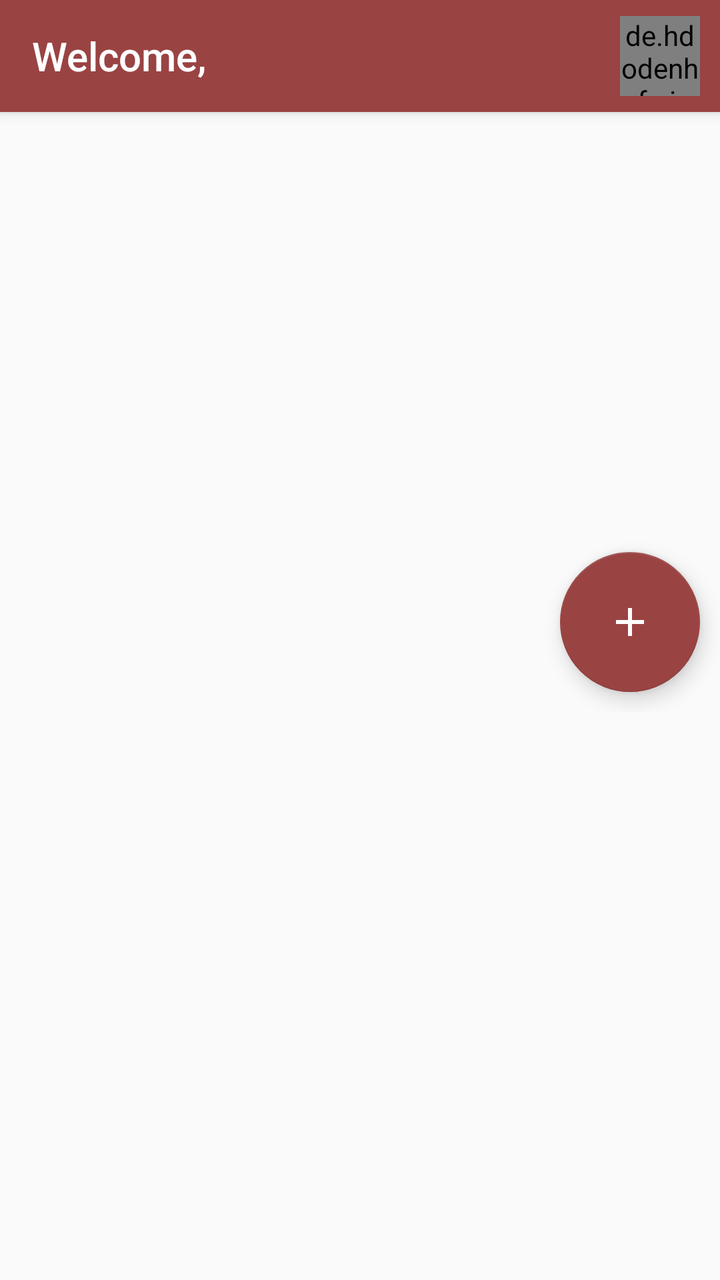
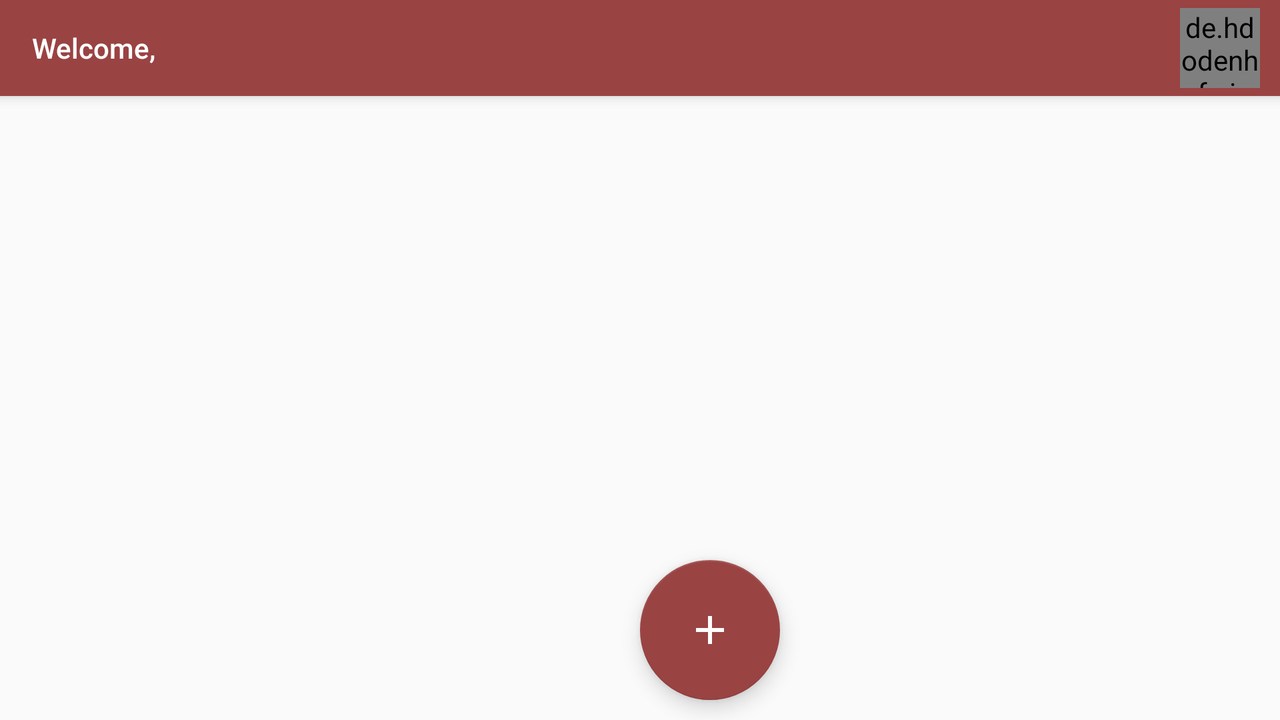

Two renders of one Android screen. The first uses the default layout on a phone; the second uses the alternative layout the repository ships for a different screen configuration, on a matching device. The two XML files are below.
<!-- AndroidManifest.xml: application theme AppTheme -->
<!-- res/layout/activity_main.xml -->
<?xml version="1.0" encoding="utf-8"?>
<RelativeLayout xmlns:android="http://schemas.android.com/apk/res/android"
    xmlns:app="http://schemas.android.com/apk/res-auto"
    xmlns:tools="http://schemas.android.com/tools"
    android:layout_width="match_parent"
    android:layout_height="match_parent"
    tools:context=".HomeActivity">

    <androidx.appcompat.widget.Toolbar
        android:id="@+id/my_toolbar"
        android:layout_width="match_parent"
        android:layout_height="?attr/actionBarSize"
        android:background="@color/TempleTagTheme"
        android:elevation="4dp"
        app:title="Welcome,"
        android:theme="@style/ThemeOverlay.AppCompat.ActionBar"
        app:popupTheme="@style/ThemeOverlay.AppCompat.Light"
        app:titleTextColor="#FFFFFF">

        <de.hdodenhof.circleimageview.CircleImageView
            android:id="@+id/userProfile"
            android:layout_width="40dp"
            android:layout_height="40dp"
            android:src="@drawable/ic_action_profile"
            android:layout_gravity="right"
            android:layout_marginRight="10dp"/>
    </androidx.appcompat.widget.Toolbar>

    <FrameLayout
        android:layout_width="match_parent"
        android:layout_height="300dp"
        android:layout_below="@id/my_toolbar"
        android:id="@+id/mapContainer">

        <com.google.android.material.floatingactionbutton.FloatingActionButton
            android:id="@+id/createTagBtn"
            android:layout_width="wrap_content"
            android:layout_height="wrap_content"
            android:layout_gravity="bottom|end"
            android:layout_marginRight="10dp"
            android:layout_marginBottom="10dp"
            android:clickable="true"
            app:fabSize="auto"
            app:rippleColor="#FFFFFF"
            app:backgroundTint="@color/TempleTagTheme"
            app:fabCustomSize="70dp"
            app:srcCompat="@drawable/ic_plus_white_48dp"
            android:layout_alignParentBottom="true"
            android:layout_alignParentRight="true"/>
    </FrameLayout>

    <FrameLayout
        android:layout_width="match_parent"
        android:layout_height="wrap_content"
        android:layout_below="@id/mapContainer"
        android:layout_alignParentBottom="true"
        android:id="@+id/tag_recycler_fragment_container"/>

</RelativeLayout>
<!-- resources referenced by this layout -->
<resources>
  <color name="TempleTagTheme">#9A4343</color>
  <!-- drawable ic_plus_white_48dp: png bitmap (drawable, 747 bytes) -->
  <style name="AppTheme" parent="Theme.AppCompat.Light.DarkActionBar">
          
          <item name="colorPrimary">@color/TempleTagTheme</item>
          <item name="colorPrimaryDark">@color/TempleTagTheme</item>
          <item name="colorAccent">@color/TempleTagTheme</item>
      </style>
</resources>
<!-- res/layout-land/activity_main.xml (the repository's variant of the layout above) -->
<!-- drawn on the phone turned sideways -->
<?xml version="1.0" encoding="utf-8"?>
<RelativeLayout xmlns:android="http://schemas.android.com/apk/res/android"
    android:layout_width="match_parent"
    android:layout_height="match_parent"
    xmlns:app="http://schemas.android.com/apk/res-auto"
    xmlns:tools="http://schemas.android.com/tools"
    tools:context=".HomeActivity"
    android:orientation="horizontal">

    <androidx.appcompat.widget.Toolbar
        android:id="@+id/my_toolbar"
        android:layout_width="match_parent"
        android:layout_height="?attr/actionBarSize"
        android:background="@color/TempleTagTheme"
        android:elevation="4dp"
        app:title="Welcome,"
        android:theme="@style/ThemeOverlay.AppCompat.ActionBar"
        app:popupTheme="@style/ThemeOverlay.AppCompat.Light"
        app:titleTextColor="#FFFFFF">

        <de.hdodenhof.circleimageview.CircleImageView
            android:id="@+id/userProfile"
            android:layout_width="40dp"
            android:layout_height="40dp"
            android:src="@drawable/ic_action_profile"
            android:layout_gravity="right"
            android:layout_marginRight="10dp"
            android:foreground="@drawable/my_selector"
            android:clickable="true"/>
    </androidx.appcompat.widget.Toolbar>

    <FrameLayout
        android:layout_width="400dp"
        android:layout_height="match_parent"
        android:layout_below="@id/my_toolbar"
        android:id="@+id/mapContainer">

        <com.google.android.material.floatingactionbutton.FloatingActionButton
            android:id="@+id/createTagBtn"
            android:layout_width="wrap_content"
            android:layout_height="wrap_content"
            android:layout_gravity="bottom|end"
            android:layout_marginRight="10dp"
            android:layout_marginBottom="10dp"
            android:clickable="true"
            app:fabSize="auto"
            app:rippleColor="#FFFFFF"
            app:backgroundTint="@color/TempleTagTheme"
            app:fabCustomSize="70dp"
            app:srcCompat="@drawable/ic_plus_white_48dp"
            android:layout_alignParentBottom="true"
            android:layout_alignParentRight="true"/>
    </FrameLayout>

    <FrameLayout
        android:layout_width="0dp"
        android:layout_height="match_parent"
        android:layout_toRightOf="@id/mapContainer"
        android:layout_below="@id/my_toolbar"
        android:layout_alignParentRight="true"
        android:layout_alignRight="@id/mapContainer"
        android:id="@+id/tag_recycler_fragment_container"/>

</RelativeLayout>
